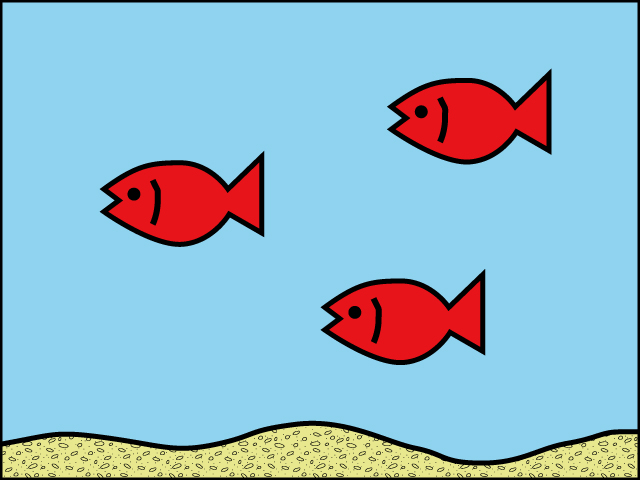
//> input picture imgProc/final_kadai/kadai2/issue2.jpg, 640 x 480 px
$ ./issue2_k23023   (built with g++ and OpenCV 4)
//> lines starting //> are read from the running program, lines starting //| are printed output that depends on the picture; after the words box and inside, x2 and y2 are one past the last pixel; in counts of white or black regions, pixels touching at a corner belong together


#include <iostream>
#include <opencv2/opencv.hpp>


// 入力画像
#define TARGET_IMG_FILE "issue2.jpg"

// テンプレート画像
#define TEMPLATE_IMG_FILE "red_fish.jpg"


int main(int argc, const char *argv[])
{
    cv::Mat src_img, template_img, compare_img, result_img;

    float s; // 類似度マップ

    // 入力画像
    src_img = cv::imread(TARGET_IMG_FILE, cv::IMREAD_COLOR);
//> src_img is the input picture: 480 rows x 640 cols, CV_8UC3; mean B, G, R 202.6, 184.7, 147

    if (src_img.empty())
    {
        fprintf(stderr, "File is not opened.\n");

        return (-1);
    }

    // テンプレート画像
    template_img = cv::imread(TEMPLATE_IMG_FILE, cv::IMREAD_COLOR);
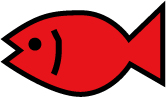
//> input picture imgProc/final_kadai/kadai2/red_fish.jpg, 166 x 97 px
//> template_img is the input picture: 97 rows x 166 cols, CV_8UC3; mean B, G, R 100.2, 97.3, 198.4

    // 類似度マップの初期化
    compare_img = cv::Mat(cv::Size(src_img.rows - template_img.rows + 1, src_img.cols - template_img.cols + 1), CV_32F, 1);

    // 結果画像の初期化、コピー
    result_img = cv::Mat(src_img.size(), CV_8UC1);
    result_img = src_img.clone(); // 画像のコピー


    // テンプレートマッチング

    cv::matchTemplate(src_img, template_img, compare_img, cv::TM_SQDIFF_NORMED);
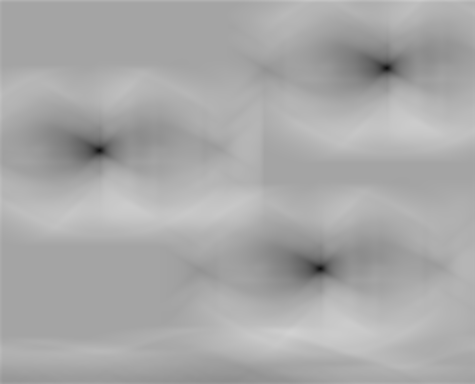
//> compare_img: 384 rows x 475 cols, CV_32FC1; min 0.0627, max 0.822, mean 0.663

    // 長方形の表示

    for (int y = 0; y < compare_img.rows; y++)
        {

            for (int x = 0; x < compare_img.cols; x++)
            {

                float s = compare_img.at<float>(y, x);
                if (s < 0.08)
                { // 閾値以下

                    // 長方形の表示
                    cv::rectangle(result_img, cv::Point(x,y),
                                  cv::Point(x + template_img.cols,
                                            y + template_img.rows),
                                  CV_RGB(255,0,0), 2);


                }
            }
        }
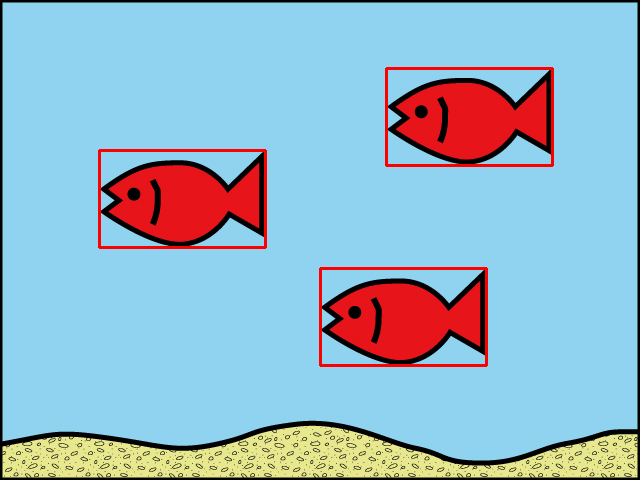
//> result_img: 480 rows x 640 cols, CV_8UC3; 1.54% of pixels changed, all inside (x1, y1, x2, y2) = (98, 67, 554, 367)
//> after the loop, s = 0

    // 探索画像の描画
    cv::imshow("input", src_img);         // 入力画像
    cv::imshow("template", template_img); // テンプレート画像
    cv::imshow("result", result_img);     // 結果画像
    // キー入力待ち
    cv::waitKey(0);

    return 0;
}
